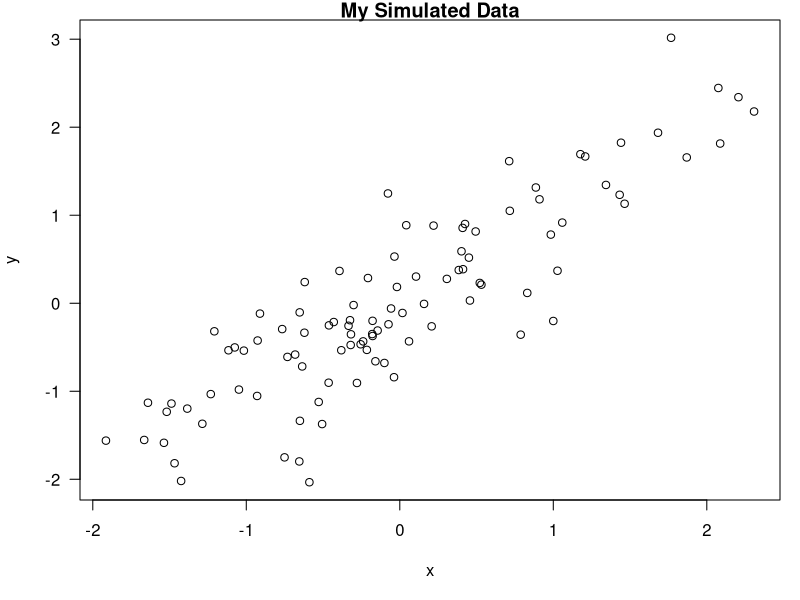
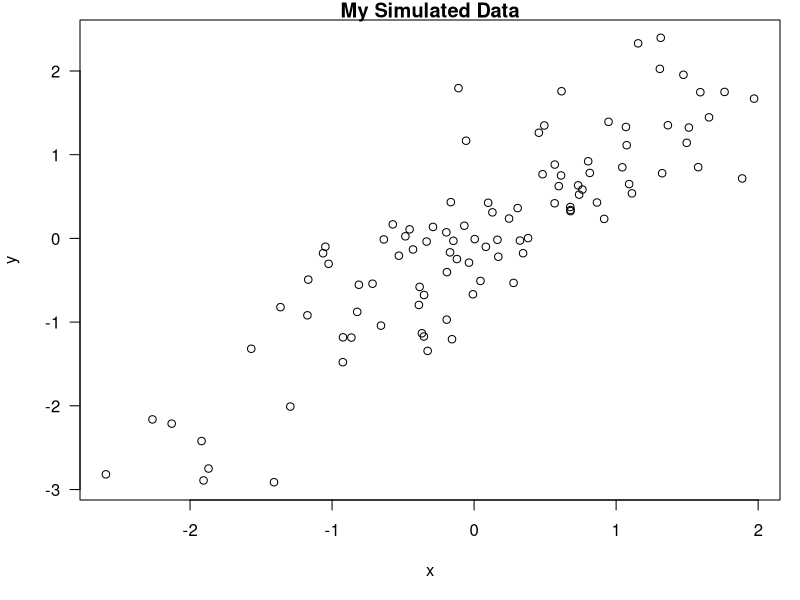

Write the R code that produced these figures, in order.
## ---- chunk 1
## The "echo=FALSE" piece keeps the code from being echoed in the output
## document- only the output will be shown
set.seed(1)
x<-rnorm(100)
mean(x)
## ---- chunk 2
time<- format(Sys.time(), "%a %b %d %X %Y")
rand<-rnorm(1)
## ---- chunk 3
x<-rnorm(100); y<-x+rnorm(100,sd=0.5)
## ---- chunk 4
par(mar=c(5,4,1,1),las=1)
plot(x,y,main="My Simulated Data")
## ---- chunk 5
library(datasets)
data(airquality)
fit<-lm(Ozone~Wind+Temp+Solar.R,data=airquality)
## ---- chunk 6
library(xtable)
xt<-xtable(summary(fit))
print(xt,type="html")
## ---- chunk 7
## opts_chunk$set(echo=FALSE,results="hide")
##Obviously uncomment if you want to use this
## ---- chunk 8
x<-rnorm(100); y<-x+rnorm(100,sd=0.5)
## ---- chunk 9
par(mar=c(5,4,1,1),las=1)
plot(x,y,main="My Simulated Data")
